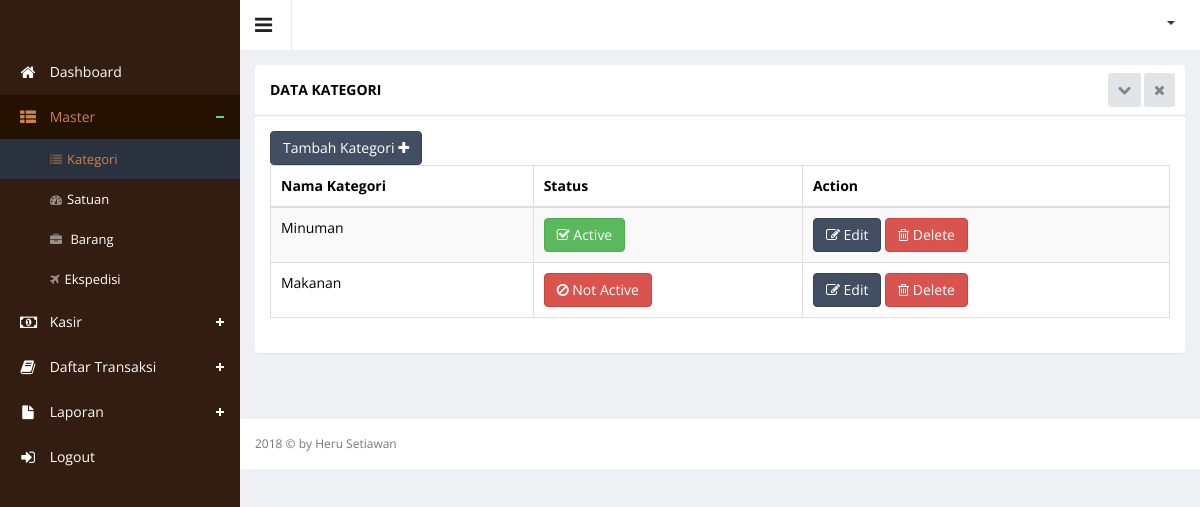
/index.php?hal=master/category/list (signed in), run on the app's committed database.
### tables this page shows
CREATE TABLE `category` (
  `category_id` int(11) NOT NULL,
  `category_name` varchar(250) DEFAULT NULL,
  `category_status` enum('Y','N') DEFAULT NULL
);

### master/category/list.php (the view, shortened to what this page needs)
<div class="wrapper">
    <div class="row">
        <div class="col-sm-12">
            <section class="panel">
                <header class="panel-heading">
                    Data KAtegori
                    <span class="tools pull-right">
                        <a href="javascript:;" class="fa fa-chevron-down"></a>
                        <a href="javascript:;" class="fa fa-times"></a>
                     </span>
                </header>
                <div class="panel-body">
                    <div class="adv-table editable-table ">
                        <div class="clearfix">
                            <div class="btn-group">
                                <a href="?hal=master/category/add">
                                    <button data-toggle="modal" class="btn btn-primary">
                                        Tambah Kategori <i class="fa fa-plus"></i>
                                    </button>
                                </a>
                            </div>
                        </div>
                        <table class="table table-striped table-hover table-bordered" id="editable-sample">
                            <thead>
                            <tr>
                                <th>Nama Kategori</th>
                                <th>Status</th>
                                <th>Action</th>
                            </tr>
                            </thead>
                            <tbody>
                            <?php
                            $queryCategory = $connect->query("SELECT * FROM category ORDER BY category_id DESC");
                            while ($rowCategory = mysqli_fetch_array($queryCategory)) {
                                ?>
                                <tr class="">
                                    <td><?php echo $rowCategory['category_name']; ?></td>
                                    <td><?php if ($rowCategory['category_status'] == 'Y') { ?>
                                            <button class="btn btn-success" type="submit"><i
                                                        class="fa fa-check-square-o"></i> Active
                                            </button>
                                        <?php } else { ?>
                                            <button class="btn btn-danger" type="submit"><i class="fa fa-ban"></i> Not
                                                Active
                                            </button>
                                        <?php } ?></td>
                                    <td>
                                        <a href="?hal=master/category/edit&id=<?php echo $rowCategory['category_id']; ?>">
                                            <button class="btn btn-primary" type="submit"><i class="fa fa-edit"></i>
                                                Edit
                                            </button>
                                        </a>
                                        <a href="?hal=master/category/list&hapus=<?php echo $rowCategory['category_id']; ?>">
                                            <button class="btn btn-danger" type="submit" name="hapus"><i
                                                        class="fa fa-trash-o"></i> Delete
                                            </button>
                                        </a>
                                    </td>
                                </tr>
                            <?php } ?>
                            </tbody>
                        </table>
                    </div>
                </div>
            </section>
        </div>
    </div>
</div>

### data on the page
category: category_name "Minuman", category_status "Y" (drawn)
category: category_name "Makanan", category_status "N" (drawn)
